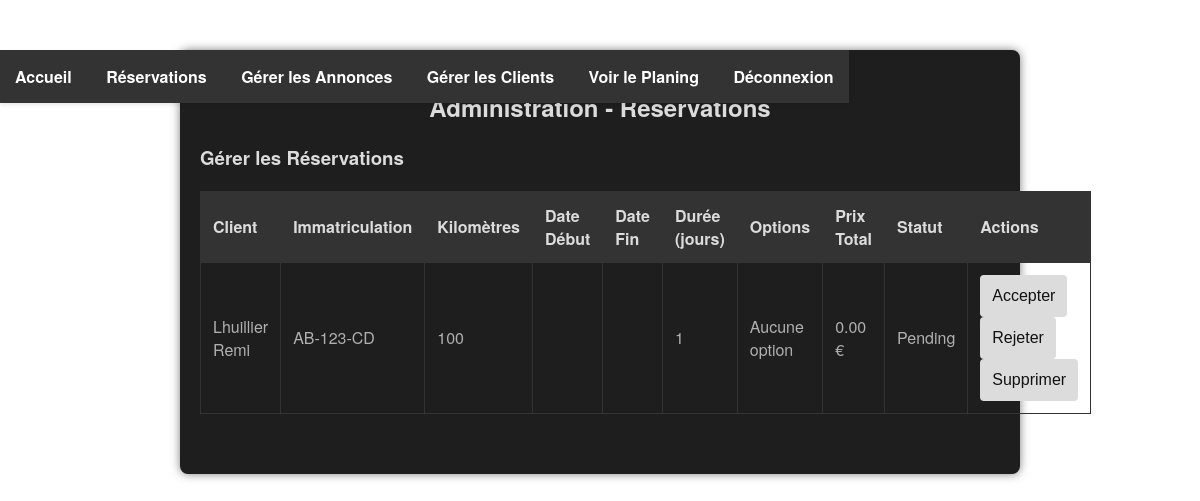
The app's page /admin.php (signed in), older data.
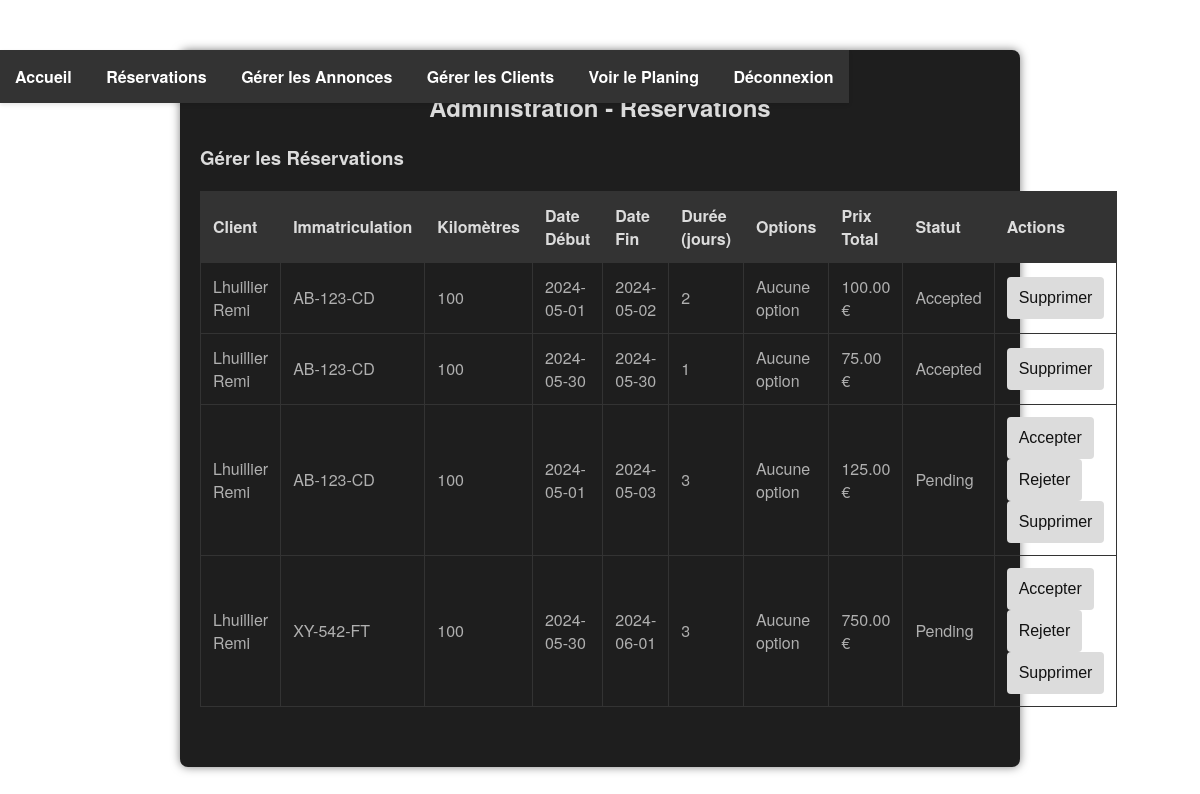
The same page, newer data.
### tables this page shows
CREATE TABLE `reservations` (
  `id` int(11) NOT NULL,
  `id_client` int(11) DEFAULT NULL,
  `immatriculation` varchar(16) DEFAULT NULL,
  `kilometres` int(11) DEFAULT NULL,
  `days` int(11) NOT NULL,
  `total_price` decimal(10,2) NOT NULL,
  `status` enum('pending','accepted','rejected') DEFAULT 'pending',
  `start_date` date DEFAULT NULL,
  `end_date` date DEFAULT NULL
);

CREATE TABLE `clients` (
  `id_client` int(11) NOT NULL,
  `id_type_client` int(11) NOT NULL,
  `nom` varchar(100) NOT NULL,
  `prenom` varchar(100) NOT NULL,
  `adresse` varchar(256) NOT NULL,
  `email` varchar(100) NOT NULL,
  `password` varchar(255) NOT NULL,
  `is_admin` tinyint(1) NOT NULL DEFAULT 0
);

### admin.php (the view, shortened to what this page needs)
<?php
$servername = "localhost";
$username = "root";
$password = "";
$dbname = "locauto";
$conn = new mysqli($servername, $username, $password, $dbname);
$sql_reservations = "SELECT r.id, r.immatriculation, r.kilometres, r.days, r.total_price, r.status, r.start_date, r.end_date, c.nom, c.prenom
                     FROM reservations r
                     JOIN clients c ON r.id_client = c.id_client";
$result_reservations = $conn->query($sql_reservations);
?>
<!DOCTYPE html>
<html lang="fr">
<head>
    <link rel="stylesheet" href="CSS/styles.css">
    <link rel="stylesheet" href="CSS/admin.css">
</head>
<body>
<header>
    <nav>
    <ul>
                <li><a href="index.php">Accueil</a></li>
                <li><a href="admin.php">Réservations</a></li>
                <li><a href="admin_annonces.php">Gérer les Annonces</a></li>
                <li><a href="admin_clients.php">Gérer les Clients</a></li>
                <li><a href="planing.php">Voir le Planing</a></li>
                <li><a href="logout.php">Déconnexion</a></li>
            </ul>
    </nav>
</header>
    <div class="admin-container">
        <h2>Administration - Réservations</h2>
        <div class="form-section">
            <h3>Gérer les Réservations</h3>
            <table>
                <thead>
                    <tr>
                        <th>Client</th>
                        <th>Immatriculation</th>
                        <th>Kilomètres</th>
                        <th>Date Début</th>
                        <th>Date Fin</th>
                        <th>Durée (jours)</th>
                        <th>Options</th>
                        <th>Prix Total</th>
                        <th>Statut</th>
                        <th>Actions</th>
                    </tr>
                </thead>
                <tbody>
                    <?php if ($result_reservations->num_rows > 0): ?>
                        <?php while($row = $result_reservations->fetch_assoc()): ?>
                            <tr>
                                <td><?php echo $row['nom'] . " " . $row['prenom']; ?></td>
                                <td><?php echo $row['immatriculation']; ?></td>
                                <td><?php echo $row['kilometres']; ?></td>
                                <td><?php echo $row['start_date']; ?></td>
                                <td><?php echo $row['end_date']; ?></td>
                                <td><?php echo $row['days']; ?></td>
                                <td>
                                    <?php
                                    $reservation_id = $row['id'];
                                    $sql_options = "SELECT o.option, o.prix FROM reservation_options ro
                                                    JOIN options o ON ro.option_id = o.id_option
                                                    WHERE ro.reservation_id = '$reservation_id'";
                                    $result_options = $conn->query($sql_options);
                                    if ($result_options->num_rows > 0) {
                                        while ($option = $result_options->fetch_assoc()) {
                                            echo $option['option'] . " (+".$option['prix']." €)<br>";
                                        }
                                    } else {
                                        echo "Aucune option";
                                    }
                                    ?>
                                </td>
                                <td><?php echo $row['total_price']; ?> €</td>
                                <td><?php echo ucfirst($row['status']); ?></td>
                                <td>
                                    <?php if ($row['status'] == 'pending'): ?>
                                        <form action="admin.php" method="POST" style="display:inline;">
                                            <button type="submit" name="update_reservation_status">Accepter</button>
                                        </form>
                                        <form action="admin.php" method="POST" style="display:inline;">
                                            <button type="submit" name="update_reservation_status">Rejeter</button>
                                        </form>
                                    <?php endif; ?>
                                    <form action="admin.php" method="POST" style="display:inline;">
                                        <button type="submit" name="delete_reservation">Supprimer</button>
                                    </form>
                                </td>
                            </tr>
                        <?php endwhile; ?>
                    <?php else: ?>
                        <tr>
                            <td colspan="11">Aucune réservation trouvée.</td>
                        </tr>
                    <?php endif; ?>
                </tbody>
            </table>
        </div>
    </div>
</body>
</html>

### CSS/styles.css (style rules this page uses)
body { font-family: 'Helvetica Neue', Arial, sans-serif; margin: 0; padding: 0; background-color: #ffffff; color: #000000; }
header { background-color: #333; color: white; padding: 15px 0; box-shadow: 0 2px 4px rgba(0, 0, 0, 0.1); position: fixed; }
header nav ul { list-style: none; padding: 0; text-align: center; margin: 0; }
header nav ul li { display: inline; margin: 0 15px; position: relative; }
header nav ul li a { color: white; text-decoration: none; font-weight: bold; font-size: 16px; }
.admin-container { max-width: 800px; margin: 50px auto; padding: 20px; background-color: #1e1e1e; border-radius: 8px; box-shadow: 0 0 10px rgba(0, 0, 0, 0.5); }
.admin-container h2 { text-align: center; margin-bottom: 20px; color: #dcdcdc; }
.form-section { margin-bottom: 40px; }
.form-section h3 { margin-bottom: 20px; color: #dcdcdc; }
.form-section form { display: flex; flex-direction: column; }
.form-section button { padding: 12px; background-color: #dcdcdc; color: #121212; border: none; border-radius: 4px; cursor: pointer; font-size: 16px; transition: background-color 0.3s ease; }
table { width: 100%; border-collapse: collapse; margin-bottom: 20px; }
table th, table td { border: 1px solid #333; padding: 12px; text-align: left; color: #b0b0b0; }
table th { background-color: #333; color: #dcdcdc; font-weight: bold; }
table td form { display: inline; }
table td button { padding: 8px 12px; background-color: #dcdcdc; color: #121212; border: none; border-radius: 4px; cursor: pointer; font-size: 14px; transition: background-color 0.3s ease; }

Row changes from the older to the newer data that the page shows:
removed reservations: id_client.nom "Lhuillier", id_client.prenom "Remi", immatriculation "AB-123-CD", kilometres "100", days "1", total_price "0.00", status "Pending"
added reservations: id_client.nom "Lhuillier", id_client.prenom "Remi", immatriculation "AB-123-CD", kilometres "100", start_date "2024-05-01", end_date "2024-05-02", days "2", total_price "100.00", status "Accepted"
added reservations: id_client.nom "Lhuillier", id_client.prenom "Remi", immatriculation "AB-123-CD", kilometres "100", start_date "2024-05-30", end_date "2024-05-30", days "1", total_price "75.00", status "Accepted"
added reservations: id_client.nom "Lhuillier", id_client.prenom "Remi", immatriculation "AB-123-CD", kilometres "100", start_date "2024-05-01", end_date "2024-05-03", days "3", total_price "125.00", status "Pending"
added reservations: id_client.nom "Lhuillier", id_client.prenom "Remi", immatriculation "XY-542-FT", kilometres "100", start_date "2024-05-30", end_date "2024-06-01", days "3", total_price "750.00", status "Pending"
